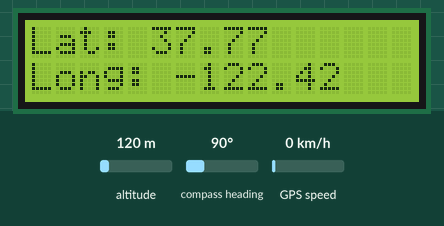
Recording of a sketch running on a simulated Arduino Uno, built with avr-gcc and run on an emulated ATmega328P. Parts: 16×2 character LCD. The test bench sets the inputs (shaded band); at power-on: altitude 120 m, GPS speed 0 km/h, compass heading 90°. The GPS gets a fix after 3 s at 37.7749, -122.4194 with 8 satellites; what the sketch prints to the serial monitor is not drawn.

Above: at 3.2 s.
At 23.2 s:
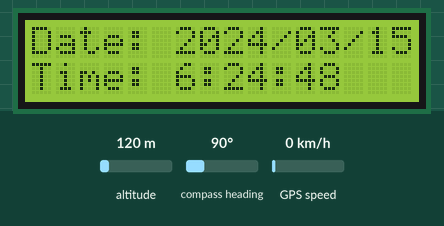
23.3 s: altitude set to 20 m
At 44.4 s:
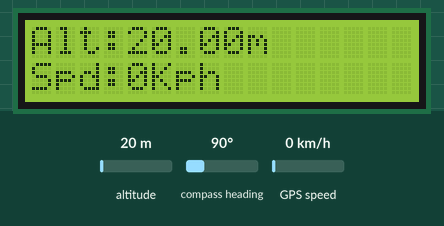
44.7 s: GPS speed set to 2 km/h
At 58.8 s:
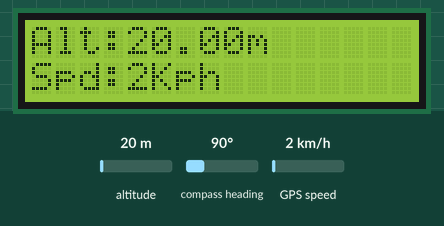
Timing chart, 0 to 60.3 s (numbered marks = the images above; inputs shaded):
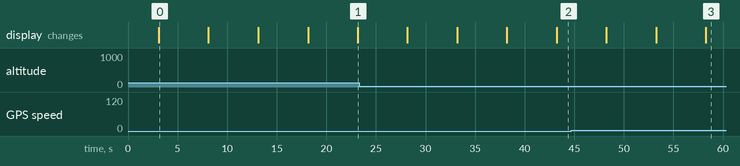

The sketch:

GPS_TEST.ino
```cpp
/*
Example GPS Parser based off of arduiniana.org TinyGPS examples.
For the SparkFun GPS Shield. Make sure the switch is set to DLINE.
Uses the NewSoftSerial library for serial communication with your GPS,
so connect your GPS TX and RX pin to any digital pin on the Arduino,
just be sure to define which pins you are using on the Arduino to
communicate with the GPS module.
REVISIONS:
1-17-11
changed values to RXPIN = 2 and TXPIN = to correspond with
hardware v14+. Hardware v13 used RXPIN = 3 and TXPIN = 2.*/

// In order for this sketch to work, you will need to download
// NewSoftSerial and TinyGPS libraries from arduiniana.org and put them
// into the hardware->libraries folder in your ardiuno directory.

//These are the libraries we must include so we can get data from the GPS
#include <NewSoftSerial.h>
#include <TinyGPS.h>


//These are for the LCD display so we can see where we are when on the move.
#include <LiquidCrystal.h>

// Define our lcd and enter which pins we are using
LiquidCrystal lcd(4,5,6,7,8,9);

// Define which pins you will use on the Arduino to communicate with your
// GPS. In this case, the GPS module's TX pin will connect to the
// Arduino's RXPIN which is pin 3.
#define RXPIN 2
#define TXPIN 3

//Set this value equal to the baud rate of your GPS
#define GPSBAUD 4800

//Create an instance of the TinyGPS object
TinyGPS gps;

//Initialize the NewSoftSerial library to the pins you defined above
NewSoftSerial uart_gps(RXPIN, TXPIN);

// This is where you declare prototypes for the functions that will be
// using the TinyGPS library.
void getgps(TinyGPS &gps);

// In the setup function, you need to initialize two serial ports; the
// standard hardware serial port (Serial()) to communicate with your
// terminal program an another serial port (NewSoftSerial()) for your
// GPS.


//=======================================================================================================\\
// \\
// \\
// Print Messages \\
// In this section all functions print messages to the LCD screen and serial monitor \\
// \\
//=======================================================================================================\\


void printCoordinates(float latitude, float longitude)
{
  //This message will print out the latitude and longitude
  lcd.clear(); //Start off by clearing the LCD of any previous image
  lcd.setCursor(0,0); // Positions starting point on LCD, column 0, row 0 (that is, the top left of our LCD)
  lcd.print("Lat: ");
  lcd.print(latitude);
  lcd.setCursor(0,1); // positions starting point on LCD, column 0, row 1 (that is, the bottom left of our LCD)
  lcd.print("Long: ");
  lcd.print(longitude);

  //Prints and identical message to the serial monitor
  Serial.print("Lat/Long: ");
  Serial.print(latitude,5);
  Serial.print(", ");
  Serial.println(longitude,5);

  //delay for 5 secons so that the information can be read
  delay(5000);
}


void printSpeedAltitude()
{
  //This functions prints the speed and altitude out to the LCD screen
  int currentSpd = gps.f_speed_kmph();

  //The speed is always extremely high or low when inside or close to
  //not moving. These boundries are for no speed and the fastest
  //unmanned vehicle ever to travel on earth
  if(currentSpd < 0 || currentSpd > 10400)
  {
    currentSpd = 0;
  }

  lcd.clear();
  // print altitude at the top left of our LCD
  lcd.setCursor(0,0);
  lcd.print("Alt:"); lcd.print(gps.f_altitude()); lcd.print("m");
  // print speed at the bottom left of our LCD
  lcd.setCursor(0,1);
  lcd.print("Spd:"); lcd.print(currentSpd); lcd.print("Kph");

  //prints to serial monitor
  Serial.print("Altitude (meters): "); Serial.println(gps.f_altitude());
  // And same goes for speed
  Serial.print("Speed(kmph): "); Serial.println(currentSpd);
  Serial.println();

  //delay for 5 secons so that the information can be read
  delay(5000);
}

void printDateTime(int year, byte byteMonth, byte byteDay, byte byteHour, byte byteMinute, byte byteSecond)
{
  //Here you can put in the time difference from GMT so we
  //can later convert to local time
  int timeDiff = 4;

  //This is converting all the byte date into integers so they
  //can be worked with much more easily within the code
  int month = (int) byteMonth;
  int day = (int) byteDay;
  int hour = (int) byteHour;
  int minute = (int) byteMinute;
  int second = (int) byteSecond;

  lcd.clear();
  lcd.setCursor(0,0);
  lcd.print("Date: ");

  //If the data has not been acquired yet it will display as 0's
  //so we replace zeros with a calibration message until we have
  //the current date.
  if (day == 0 || month == 0)
  {
    lcd.print("Acquiring.");
  }
  else
  {
  lcd.print(year); //Prints the year
  lcd.print("/");
  //If the month is single digit this puts a zero in front
  //cleaning it up
  if (month < 10)
  {
    lcd.print("0");
  }

  lcd.print(month); //Prints the month of the year
  lcd.print("/");

  //Print a leading zero if necessary
  if (day < 10)
  {
    lcd.print("0");
  }

  lcd.print(day); //Prints the day of the month
  }

  lcd.setCursor(0,1); //Move the location of where we write to the LCD
  lcd.print("Time: ");

  //Convert the given time into our local time
  int localHour = hour - timeDiff;

  //You can get negative hours from the previous subtraction
  //In this case, just add 24 hours to be within a valid range again
  if (localHour < 0)
  {
    localHour = localHour + 24;
  }

  //Print a leading zero if necessary
  if (hour < 10)
  {
    lcd.print("0");
  }

  lcd.print(localHour); //Prints the hour of the day
  lcd.print(":");

  //Print a leading zero if necessary
  if (minute < 10)
  {
    lcd.print("0");
  }

  lcd.print(minute); //Prints the minute of the hour
  lcd.print(":");

  //Print a leading zero if necessary
  if (second < 10)
  {
    lcd.print("0");
  }

  lcd.print(second);

  //Print data and time to the serial monitor
  Serial.print("Date: ");
  Serial.print(month);
  Serial.print("/");
  Serial.print(day);
  Serial.print("/");
  Serial.print(year);
  Serial.print(" Time: ");
  Serial.print(hour);
  Serial.print(":");
  Serial.print(minute);
  Serial.print(":");
  Serial.print(second);
  delay(5000); //5 second delay so information can be read
}


//=======================================================================================================\\
// \\
// \\
// Arduino Main Functions \\
// \\
// \\
//=======================================================================================================\\


void setup()
{
  lcd.begin(16, 2); // need to specify how many columns and rows are in the LCD unit
  lcd.clear(); // this clears the LCD. You can use this at any time
  // This is the serial rate for your terminal program. It must be this
  // fast because we need to print everything before a new sentence
  // comes in. If you slow it down, the messages might not be valid and
  // you will likely get checksum errors.
  Serial.begin(115200);
  //Sets baud rate of your GPS
  uart_gps.begin(GPSBAUD);

  //output the waiting message to the LCD
  lcd.setCursor(0,0);
  lcd.print("GPS QuickStart");
  lcd.setCursor(0,1);
  lcd.print("Locking Position");

  //The same message is outputted to the serial monitor instead of the LCD screen.
  Serial.println("");
  Serial.println(" GPS QuickStart");
  Serial.println(" ...waiting for lock... ");
  Serial.println("");
}


void loop()
{
  while (uart_gps.available()) // While there is data on the RX pin...
  {
      int c = uart_gps.read(); // load the data into a variable...
      if (gps.encode(c)) // if there is a new valid sentence...
      {
        getgps(gps); // then grab the data.
      }
  }
}


//=======================================================================================================\\
// \\
// \\
// GPS Functions \\
// \\
// \\
//=======================================================================================================\\


// The getgps function will get and print the values we want.
void getgps(TinyGPS &gps)
{
  // To get all of the data into varialbes that you can use in your code,
  // all you need to do is define variables and query the object for the
  // data. To see the complete list of functions see keywords.txt file in
  // the TinyGPS and NewSoftSerial libs.

  // Define the variables that will be used for coordinates
  float latitude, longitude;

  // Same goes for date and time
  int year;
  byte month, day, hour, minute, second, hundredths;

  // Then call this function to get coordinates from the library
  gps.f_get_position(&latitude, &longitude);

  //We grab a cracked date and time from the tinygps library
  gps.crack_datetime(&year,&month,&day,&hour,&minute,&second,&hundredths);

  //Print the LCD coordinates to the LCD and serial monitor
  printCoordinates(latitude,longitude);

  //print date and time to the LCD
  printDateTime(year, month, day, hour, minute, second);

  //print velocity and elevation to LCD
  printSpeedAltitude();
}
```

Measured:
- what the display in image 0 shows lasts 5.0 s, from 3.1 s to 8.1 s
